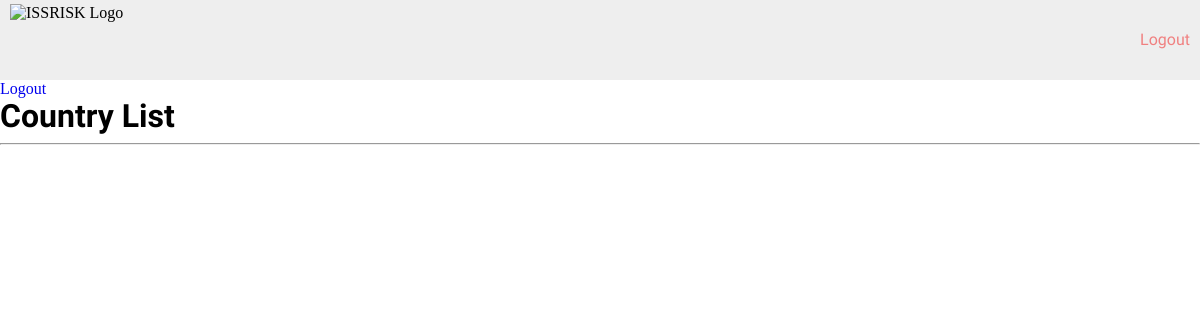
The app's page /country/ (signed in), older data.
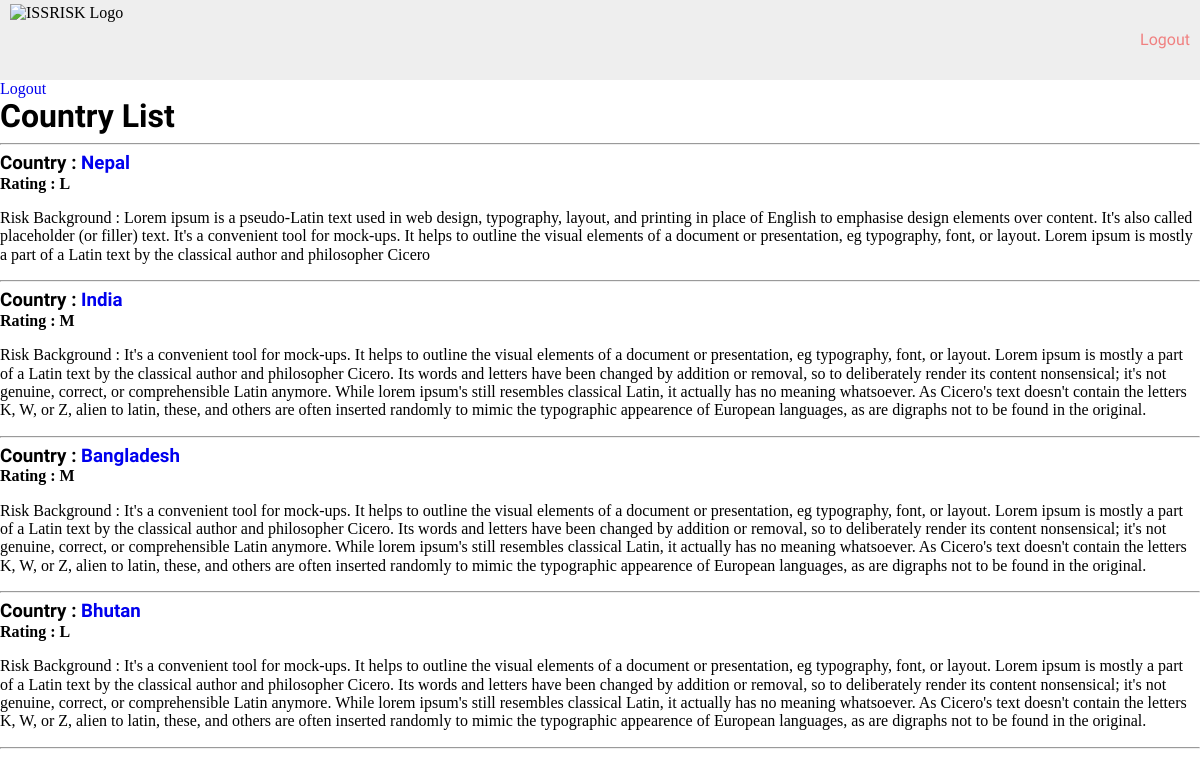
The same page, newer data.
### reports/models.py (models this page shows, shortened)
class Country(models.Model):
	RATING_CHOICES = (
		('L', 'Low'),
		('M', 'Medium'),
		('H', 'High'),
		('Ex', 'Extreme'),
	)
	name = models.CharField(max_length=100, blank=False, null=False)
	rating = models.CharField(
		max_length=2,
		choices = RATING_CHOICES,
	)
	risk_bg = models.TextField()

### reports/views.py (the view)
# urls.py: url(r'^country/$', CountryListView.as_view(), name='country_list'),
class CountryListView(LoginRequiredMixin, ListView):
	model = Country
	context_object_name = 'country_list'
	template_name = 'reports/country_list.html'

### reports/templates/reports/country_list.html (shortened to what this page needs)
{% extends "base.html" %}
{% block content %}
	<a href="/logout">Logout</a><br>
	<h1>Country List</h1>
	<hr>
	{% for country in country_list %}
		<h3>Country  : <a href="{% url 'country_detail' pk=country.id %}">{{ country.name }}</a></h3>
		<strong>Rating : {{ country.rating }}</strong>
		<p>Risk Background : {{ country.risk_bg }}</p>
		<hr>
	{% endfor %}
{% endblock %}

Row changes from the older to the newer data that the page shows:
added Country: name "Nepal", rating "L", risk_bg "Lorem ipsum is a pseudo-Latin text used in web design, typography, layout, and printing in place of English to emphasise design elements over content. It's also called placeholder (or filler) text. It's a convenient tool for mock-ups. It helps to outline the visual elements of a document or presentation, eg typography, font, or layout. Lorem ipsum is mostly a part of a Latin text by the classical author and philosopher Cicero"
added Country: name "India", rating "M", risk_bg "It's a convenient tool for mock-ups. It helps to outline the visual elements of a document or presentation, eg typography, font, or layout. Lorem ipsum is mostly a part of a Latin text by the classical author and philosopher Cicero. Its words and letters have been changed by addition or removal, so to deliberately render its content nonsensical; it's not genuine, correct, or comprehensible Latin anymore. While lorem ipsum's still resembles classical Latin, it actually has no meaning whatsoever. As Cicero's text doesn't contain the letters K, W, or Z, alien to latin, these, and others are often inserted randomly to mimic the typographic appearence of European languages, as are digraphs not…"
added Country: name "Bangladesh", rating "M", risk_bg "It's a convenient tool for mock-ups. It helps to outline the visual elements of a document or presentation, eg typography, font, or layout. Lorem ipsum is mostly a part of a Latin text by the classical author and philosopher Cicero. Its words and letters have been changed by addition or removal, so to deliberately render its content nonsensical; it's not genuine, correct, or comprehensible Latin anymore. While lorem ipsum's still resembles classical Latin, it actually has no meaning whatsoever. As Cicero's text doesn't contain the letters K, W, or Z, alien to latin, these, and others are often inserted randomly to mimic the typographic appearence of European languages, as are digraphs not…"
added Country: name "Bhutan", rating "L", risk_bg "It's a convenient tool for mock-ups. It helps to outline the visual elements of a document or presentation, eg typography, font, or layout. Lorem ipsum is mostly a part of a Latin text by the classical author and philosopher Cicero. Its words and letters have been changed by addition or removal, so to deliberately render its content nonsensical; it's not genuine, correct, or comprehensible Latin anymore. While lorem ipsum's still resembles classical Latin, it actually has no meaning whatsoever. As Cicero's text doesn't contain the letters K, W, or Z, alien to latin, these, and others are often inserted randomly to mimic the typographic appearence of European languages, as are digraphs not…"
